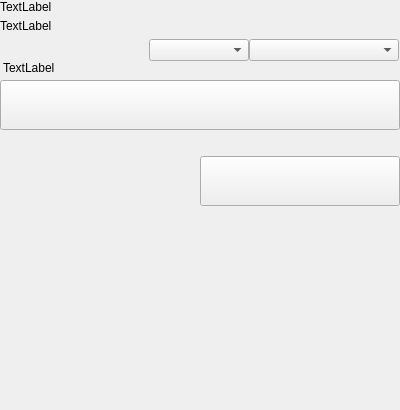
<?xml version="1.0" encoding="UTF-8"?>
<ui version="4.0">
 <class>SettingsExportCSV</class>
 <widget class="QWidget" name="SettingsExportCSV">
  <property name="geometry">
   <rect>
    <x>0</x>
    <y>0</y>
    <width>400</width>
    <height>410</height>
   </rect>
  </property>
  <property name="windowTitle">
   <string>Form</string>
  </property>
  <layout class="QVBoxLayout" name="verticalLayout">
   <property name="spacing">
    <number>0</number>
   </property>
   <property name="leftMargin">
    <number>0</number>
   </property>
   <property name="topMargin">
    <number>0</number>
   </property>
   <property name="rightMargin">
    <number>0</number>
   </property>
   <property name="bottomMargin">
    <number>0</number>
   </property>
   <item>
    <widget class="QWidget" name="left" native="true">
     <layout class="QVBoxLayout" name="verticalLayout_2">
      <property name="leftMargin">
       <number>0</number>
      </property>
      <property name="topMargin">
       <number>0</number>
      </property>
      <property name="rightMargin">
       <number>0</number>
      </property>
      <property name="bottomMargin">
       <number>0</number>
      </property>
      <item>
       <layout class="QVBoxLayout" name="verticalLayoutTitle">
        <property name="spacing">
         <number>5</number>
        </property>
        <item>
         <widget class="QLabel" name="labelTitle">
          <property name="text">
           <string>TextLabel</string>
          </property>
         </widget>
        </item>
        <item>
         <widget class="QLabel" name="labelSubtitle1">
          <property name="text">
           <string>TextLabel</string>
          </property>
          <property name="wordWrap">
           <bool>true</bool>
          </property>
         </widget>
        </item>
       </layout>
      </item>
      <item>
       <layout class="QVBoxLayout" name="verticalLayoutContainerTxExport">
        <property name="spacing">
         <number>0</number>
        </property>
        <item>
         <widget class="QWidget" name="filtersContainer" native="true">
          <layout class="QHBoxLayout" name="horizontalLayout">
           <property name="spacing">
            <number>0</number>
           </property>
           <property name="leftMargin">
            <number>0</number>
           </property>
           <property name="topMargin">
            <number>0</number>
           </property>
           <property name="rightMargin">
            <number>1</number>
           </property>
           <property name="bottomMargin">
            <number>0</number>
           </property>
           <item>
            <spacer name="horizontalSpacer">
             <property name="orientation">
              <enum>Qt::Horizontal</enum>
             </property>
             <property name="sizeHint" stdset="0">
              <size>
               <width>40</width>
               <height>20</height>
              </size>
             </property>
            </spacer>
           </item>
           <item>
            <widget class="QComboBox" name="comboBoxSortType">
             <property name="minimumSize">
              <size>
               <width>100</width>
               <height>0</height>
              </size>
             </property>
            </widget>
           </item>
           <item>
            <widget class="QComboBox" name="comboBoxSort">
             <property name="minimumSize">
              <size>
               <width>150</width>
               <height>0</height>
              </size>
             </property>
            </widget>
           </item>
          </layout>
         </widget>
        </item>
        <item>
         <widget class="QLabel" name="labelSubtitleLocation">
          <property name="styleSheet">
           <string notr="true">padding-bottom:5px;
padding-left:0px;</string>
          </property>
          <property name="text">
           <string>TextLabel</string>
          </property>
         </widget>
        </item>
        <item>
         <widget class="QPushButton" name="pushButtonDocuments">
          <property name="minimumSize">
           <size>
            <width>0</width>
            <height>50</height>
           </size>
          </property>
          <property name="maximumSize">
           <size>
            <width>16777215</width>
            <height>50</height>
           </size>
          </property>
          <property name="focusPolicy">
           <enum>Qt::NoFocus</enum>
          </property>
          <property name="text">
           <string/>
          </property>
         </widget>
        </item>
       </layout>
      </item>
      <item>
       <spacer name="verticalSpacer_4">
        <property name="orientation">
         <enum>Qt::Vertical</enum>
        </property>
        <property name="sizeType">
         <enum>QSizePolicy::Fixed</enum>
        </property>
        <property name="sizeHint" stdset="0">
         <size>
          <width>20</width>
          <height>20</height>
         </size>
        </property>
       </spacer>
      </item>
      <item>
       <layout class="QHBoxLayout" name="horizontalLayout_7">
        <item>
         <spacer name="horizontalSpacer_5">
          <property name="orientation">
           <enum>Qt::Horizontal</enum>
          </property>
          <property name="sizeType">
           <enum>QSizePolicy::Expanding</enum>
          </property>
          <property name="sizeHint" stdset="0">
           <size>
            <width>40</width>
            <height>20</height>
           </size>
          </property>
         </spacer>
        </item>
        <item>
         <widget class="QPushButton" name="pushButtonSave">
          <property name="minimumSize">
           <size>
            <width>200</width>
            <height>50</height>
           </size>
          </property>
          <property name="maximumSize">
           <size>
            <width>200</width>
            <height>50</height>
           </size>
          </property>
          <property name="focusPolicy">
           <enum>Qt::NoFocus</enum>
          </property>
          <property name="text">
           <string/>
          </property>
         </widget>
        </item>
       </layout>
      </item>
      <item>
       <widget class="QLabel" name="labelDivider">
        <property name="minimumSize">
         <size>
          <width>0</width>
          <height>1</height>
         </size>
        </property>
        <property name="maximumSize">
         <size>
          <width>16777215</width>
          <height>1</height>
         </size>
        </property>
        <property name="text">
         <string/>
        </property>
       </widget>
      </item>
     </layout>
    </widget>
   </item>
   <item>
    <spacer name="verticalSpacer">
     <property name="orientation">
      <enum>Qt::Vertical</enum>
     </property>
     <property name="sizeHint" stdset="0">
      <size>
       <width>20</width>
       <height>40</height>
      </size>
     </property>
    </spacer>
   </item>
  </layout>
 </widget>
 <resources/>
 <connections/>
</ui>
